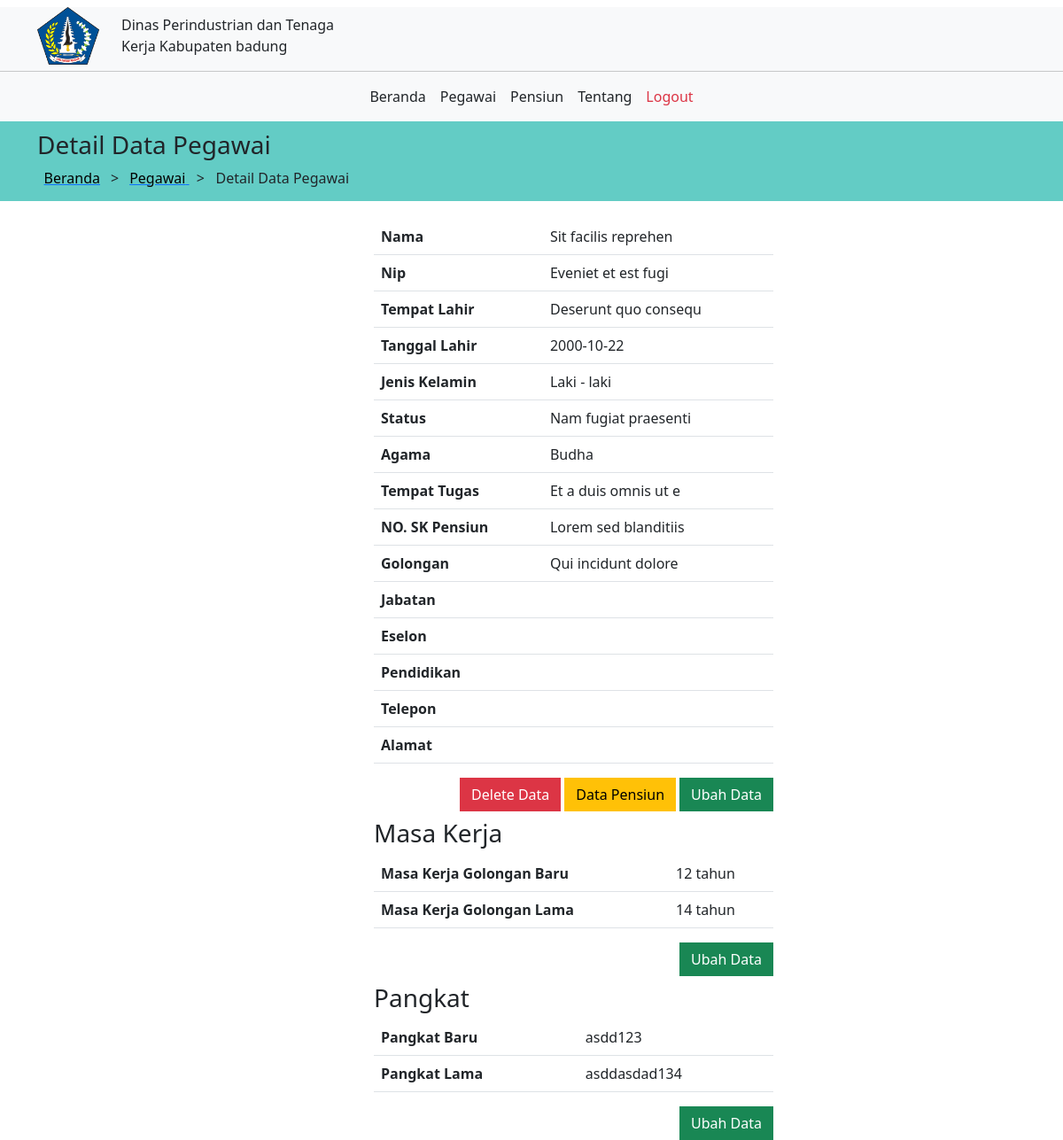
The page /admin/detail_pegawai.php?id=22 (signed in) on the database its author committed.
### tables this page shows
CREATE TABLE `pegawai` (
  `id` int(11) NOT NULL,
  `nama_gambar` varchar(255) DEFAULT NULL,
  `nama_lengkap` text NOT NULL,
  `nip` text NOT NULL,
  `tempat_lahir` text NOT NULL,
  `tanggal_lahir` date NOT NULL,
  `jenis_kelamin` text NOT NULL,
  `status` text NOT NULL,
  `agama` text NOT NULL,
  `tempat_tugas` text DEFAULT NULL,
  `no_sk_pensiun` text DEFAULT NULL,
  `golongan` text DEFAULT NULL,
  `gaji_pokok` text DEFAULT NULL,
  `masa_kerja_gol_baru` int(11) DEFAULT NULL,
  `masa_kerja_gol_lama` int(11) DEFAULT NULL,
  `pangkat_baru` varchar(255) DEFAULT NULL,
  `pangkat_lama` varchar(255) DEFAULT NULL,
  `jabatan` varchar(255) DEFAULT NULL,
  `eselon` varchar(255) DEFAULT NULL,
  `alamat` text DEFAULT NULL,
  `telepon` varchar(255) DEFAULT NULL,
  `pendidikan` varchar(255) DEFAULT NULL
);

### admin/detail_pegawai.php (the view, shortened to what this page needs)
<?php include '../env.php'; include '../auth/cek_session.php'; include 'cek_level.php'; ?>
<!DOCTYPE html>
<html>
<head>
	<link rel="stylesheet" href="../dist/css/bootstrap.min.css">
	<link rel="stylesheet" href="https://cdnjs.cloudflare.com/ajax/libs/font-awesome/4.7.0/css/font-awesome.min.css">
</head>
<body>
	<div id="app">
		<nav class="navbar-light bg-light">
			<div class="container">
				<div class="mt-2">
					<div class="row">
						<div class="col-sm-1">
							<a class="navbar-brand" href="/">
								<img src="../dist/img//logo-1.png" alt="" width="70">
							</a>
						</div>
						<div class="col-sm-3">
							<div class="mt-2">
								<p class="text-dark">Dinas Perindustrian dan Tenaga Kerja Kabupaten badung</p>
							</div>
						</div>
					</div>
				</div>
			</div>
		</nav>
		<nav class="navbar navbar-expand-sm navbar-light bg-light">
			<div class="container">
				<div class="collapse navbar-collapse" id="navbarSupportedContent">
					<ul class="navbar-nav mr-auto">
						<li class="nav-item active">
							<a class="nav-link text-dark" href="index_admin.php">Beranda</a>
						</li>
						<li class="nav-item">
							<a class="nav-link text-dark active" href="view_pegawai.php">Pegawai</a>
						</li>
						<li class="nav-item">
							<a class="nav-link text-dark" href="view_pensiun.php">Pensiun</a>
						</li>
						<li class="nav-item">
							<a class="nav-link text-dark" href="#">Tentang</a>
						</li>
						<li class="nav-item">
                            <a class="nav-link text-danger" href="../auth/logout.php">Logout</a>
                        </li>
					</ul>
				</div>
			</div>
		</nav>
		<main class="">
			<div class="jumbotron text-dark" style="background-color: #63ccc5;color: #63ccc5; height: 10px;">
			</div>
			<div class="jumbotron text-dark"
				style="background-color: #63ccc5;color: #63ccc5; height: 80px; margin-bottom: 20px;">
				<div class="container">
					<div class="">
						<h3 class="">Detail Data Pegawai</h3>
					</div>
					<div class="row">
						<div class="col-sm-1 text-end">
							<a href="">
								<font color="black">Beranda</font>
							</a>
						</div>
						>
						<div class="col text-start">
							<p>
								<a href="view_pegawai.php">
									<font color="black">Pegawai</font>
								</a>
								 &nbsp > &nbsp Detail Data Pegawai</p>
						</div>
					</div>
				</div>
			</div>
			<div class="container">
				<?php
					$id = $_GET["id"];
					$data = "SELECT * FROM pegawai WHERE id = $id";
					$sql_d = mysqli_query($koneksi, $data);
					$row_d = mysqli_num_rows($sql_d);
					if($row_d > 0){
						while($d = mysqli_fetch_array($sql_d)){
						echo "<div class='row'>";
							echo "<div class='col-sm-2'>";
							echo "</div>";
							echo "<div class='col-sm-2'>";
							echo "<div>";
							echo "</div>";
						echo "</div>";
						echo "<div class='col-sm-5'>";
							echo "<div>";
								echo "<table class='table'>";
									echo "<tbody>";
										echo "<tr>";
											echo "<th scope='row'>Nama</th>";
											echo "<td>".$d['nama_lengkap']."</td>";
										echo "</tr>";
										echo "<tr>";
											echo "<th scope='row'>Nip</th>";
											echo "<td>".$d['nip']."</td>";
										echo "</tr>";
										echo "<tr>";
											echo "<th scope='row'>Tempat Lahir</th>";
											echo "<td>".$d['tempat_lahir']."</td>";
										echo "</tr>";
										echo "<tr>";
											echo "<th scope='row'>Tanggal Lahir</th>";
											echo "<td>".$d['tanggal_lahir']."</td>";
										echo "</tr>";
										echo "<tr>";
											echo "<th scope='row'>Jenis Kelamin</th>";
											echo "<td>".$d['jenis_kelamin']."</td>";
										echo "</tr>";
										echo "<tr>";
											echo "<th scope='row'>Status</th>";
											echo "<td>".$d['status']."</td>";
										echo "</tr>";
										echo "<tr>";
											echo "<th scope='row'>Agama</th>";
											echo "<td>".$d['agama']."</td>";
										echo "</tr>";
										echo "<tr>";
											echo "<th scope='row'>Tempat Tugas</th>";
											echo "<td>".$d['tempat_tugas']."</td>";
										echo "</tr>";
										echo "<tr>";
											echo "<th scope='row'>NO. SK Pensiun</th>";
											echo "<td>".$d['no_sk_pensiun']."</td>";
										echo "</tr>";
										echo "<tr>";
											echo "<th scope='row'>Golongan</th>";
											echo "<td>".$d['golongan']."</td>";
										echo "</tr>";
										echo "<tr>";
											echo "<th scope='row'>Jabatan</th>";
											echo "<td>".$d['jabatan']."</td>";
										echo "</tr>";
										echo "<tr>";
											echo "<th scope='row'>Eselon</th>";
											echo "<td>".$d['eselon']."</td>";
										echo "</tr>";
										echo "<tr>";
											echo "<th scope='row'>Pendidikan</th>";
											echo "<td>".$d['pendidikan']."</td>";
										echo "</tr>";
										echo "<tr>";
											echo "<th scope='row'>Telepon</th>";
											echo "<td>".$d['telepon']."</td>";
										echo "</tr>";
										echo "<tr>";
											echo "<th scope='row'>Alamat</th>";
											echo "<td>".$d['alamat']."</td>";
										echo "</tr>";
									echo "</tbody>";
								echo "</table>";
							echo "</div>";
							echo "<div class='text-end space-x-2'>";
								echo "<form class='d-inline mr-2' style='margin-right: .25rem' action='aksi_delete.php' method='POST'><input type='hidden' name='id' value='$id' /><input type='submit' class='btn btn-danger rounded-0 mr-2' value='Delete Data' id='deleteButton' onclick='deleteData()' /></form>";
								echo "<a class='btn btn-warning rounded-0 mr-2' style='margin-right: .25rem' href='input_pensiun.php?id=" . $id . "'>Data Pensiun</a>";
								echo "<a class='btn btn-success rounded-0' href='edit_pegawai.php?id=" . $id . "'>Ubah Data</a>";
							echo "</div>";
							echo "<div class='mt-2'>";
								echo "<h3>Masa Kerja</h3>";
								echo "<table class='table'>";
									echo "<tbody>";
										echo "<tr>";
											echo "<th scope='row'>Masa Kerja Golongan Baru</th>";
											echo "<td>".($d['masa_kerja_gol_baru'] ? $d['masa_kerja_gol_baru'] . ' tahun' : '')."</td>";
										echo "</tr>";
										echo "<tr>";
											echo "<th scope='row'>Masa Kerja Golongan Lama</th>";
											echo "<td>".($d['masa_kerja_gol_lama'] ? $d['masa_kerja_gol_lama'] . ' tahun' : '')."</td>";
										echo "</tr>";
									echo "</tbody>";
								echo "</table>";
								echo "<div class='text-end'>";
									echo "<a class='btn btn-success rounded-0' href='form_masa_kerja.php?id=" . $id . "'>Ubah Data</a>";
								echo "</div>";
							echo "</div>";
							echo "<div class='mt-2'>";
								echo "<h3>Pangkat</h3>";
								echo "<table class='table'>";
									echo "<tbody>";
										echo "<tr>";
											echo "<th scope='row'>Pangkat Baru</th>";
											echo "<td>".$d['pangkat_baru']."</td>";
										echo "</tr>";
										echo "<tr>";
											echo "<th scope='row'>Pangkat Lama</th>";
											echo "<td>".$d['pangkat_lama']."</td>";
										echo "</tr>";
									echo "</tbody>";
								echo "</table>";
								echo "<div class='text-end'>";
									echo "<a class='btn btn-success rounded-0' href='form_pangkat.php?id=" . $id . "'>Ubah Data</a>";
								echo "</div>";
							echo "</div>";
						echo "</div>";
						}
					}else{
						echo "<tr><td colspan='4'>Data tidak ada</td></tr>";
					}
				?>
			</div>
		</main>
	</div>
</body>

### admin/detail_pegawai.php (style rules this page uses)
input { text-align: center; color: #000000; }

### rows shown on the page
pegawai: nama_lengkap "Sit facilis reprehen", nip "Eveniet et est fugi", tempat_lahir "Deserunt quo consequ", tanggal_lahir "2000-10-22", jenis_kelamin "Laki - laki", status "Nam fugiat praesenti", agama "Budha", tempat_tugas "Et a duis omnis ut e", no_sk_pensiun "Lorem sed blanditiis", golongan "Qui incidunt dolore", masa_kerja_gol_baru "12", masa_kerja_gol_lama "14", pangkat_baru "asdd123", pangkat_lama "asddasdad134"
